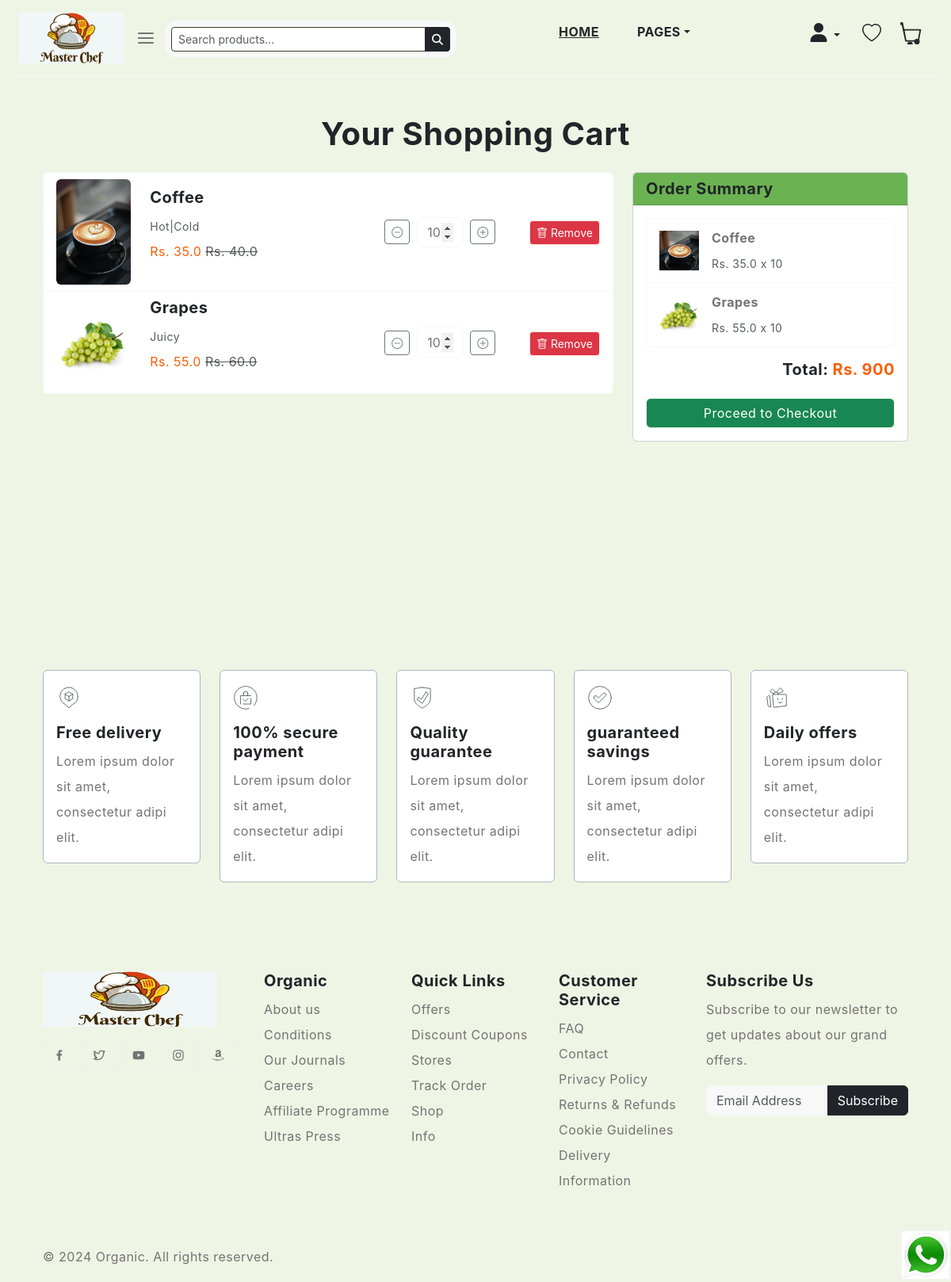
The app's page /cart/ (signed in) with its own data.
### FoodApp/models.py (models this page shows, shortened)
class Cart(models.Model):
    user =  models.ForeignKey(User,on_delete=models.CASCADE)
    Product = models.ForeignKey(Product,on_delete=models.CASCADE)
    product_qty = models.IntegerField(null=False,blank=False)
    created_at = models.DateTimeField(auto_now_add=True)

class Product(models.Model):
    category = models.ForeignKey(Category, on_delete=models.CASCADE)
    slug=models.CharField(max_length=150,null=False,blank=False)
    name=models.CharField(max_length=150,null=False,blank=False)
    product_image=models.ImageField(upload_to=get_image_path,null=True,blank=True)
    small_description=models.CharField(max_length= 250,null=False,blank=False)
    quantity=models.IntegerField(null=False,blank=False)
    descriptions=models.TextField(max_length= 500,null=False,blank=False)
    original_price=models.FloatField(null=False,blank=False)
    selling_price=models.FloatField(null=False,blank=False)
    status=models.BooleanField(default=False,help_text="0=default,1=Trending")
    trending=models.BooleanField(default=False,help_text="0=default,1=Trending")
    tag=models.CharField(max_length=150,null=False,blank=False)
    meta_title=models.CharField(max_length=150,null=False,blank=False)
    meta_keywords=models.CharField(max_length=150,null=False,blank=False)
    meta_description=models.TextField(max_length= 500,null=False,blank=False)
    created_at=models.DateTimeField(auto_now_add=True)

### FoodApp/views.py (the view)
# urls.py: path('cart/',views.cartview,name='cartview'),
@login_required
def cartview(request):
    cart = Cart.objects.filter(user=request.user)
    total_price = 0
    for item in cart:
        total_price = total_price + item.product_qty * item.Product.selling_price
    context ={
        'cart':cart,
        'total_price':total_price,
    }
    return render(request,'pages/cart.html',context)

### templates/pages/cart.html (shortened to what this page needs)
{% extends 'base.html' %}
{% block content %}
  <div class="container py-5 custom-padding">
    <h1 class="mb-4 text-center">Your Shopping Cart</h1>
    {% if cart %}
    <div class="row">
      <div class="col-md-8">
        <ul class="list-group mb-4">
          {% for item in cart %}
          <li class="list-group-item  prod_val">
            <div class="row align-items-center">
              <div class="col-md-2">
                <img src="{{ item.Product.product_image.url }}" alt="{{ item.Product.name }}" class="img-fluid rounded">
              </div>
              <div class="col-md-5">
                <h5>{{ item.Product.name }}</h5>
                <small class="text-muted">{{ item.Product.tag }}</small>
                <p class="text-danger">Rs. {{ item.Product.selling_price }} <del class="text-muted">Rs. {{ item.Product.original_price }}</del></p>
              </div>
              <div class="col-md-3 d-flex align-items-center">
                <button class="btn btn-outline-secondary btn-sm decrement-btn updateQuantity" data-id="{{ item.id }}">
                  <i class="bi bi-dash-circle"></i>
                </button>
                <input type="number" name="quantity" class="prodss form-control text-center mx-2 quantity-input"
                  value="{{ item.product_qty }}" min="1" style="width: 60px;" readonly />
                <button class="btn btn-outline-secondary btn-sm increment-btn updateQuantity" data-id="{{ item.id }}">
                  <i class="bi bi-plus-circle"></i>
                </button>
              </div>
              <div class="col-md-2 text-end">
                <button class="btn btn-danger btn-sm remove-btn" data-id="{{ item.id }}">
                  <i class="bi bi-trash"></i> Remove
                </button>
              </div>
            </div>
          </li>
          {% endfor %}
        </ul>
      </div>
      <div class="col-md-4">
        <div class="card">
            <div class="card-header bg-primary text-white">
                <h5 class="mb-0">Order Summary</h5>
            </div>
            <div class="card-body">
                <ul class="list-group mb-3">
                    {% for item in cart %}
                    <li class="list-group-item d-flex justify-content-between align-items-center">
                        <div class="d-flex align-items-center">
                            <img src="{{ item.Product.product_image.url }}" alt="{{ item.Product.name }}" class="product-img me-3" style="width: 50px; height: 50px; object-fit: cover;">
                            <div>
                                <p class="mb-0 fw-bold">{{ item.Product.name }}</p>
                                <small class="text-muted">Rs. {{ item.Product.selling_price }} x {{ item.product_qty }}</small>
                            </div>
                        </div>
                    </li>
                    {% endfor %}
                </ul>
                <h5 class="text-end">Total: <span class="fw-bold text-danger">Rs. {{ total_price|stringformat:'d' }}</span></h5>
                <a href="{% url 'checkout' %}" class="btn btn-success w-100 mt-3">Proceed to Checkout</a>
            </div>
        </div>
    </div>
    </div>
    {% else %}
    <p class="text-center text-muted">Your cart is empty. <a href="{% url 'categories' %}">Go shopping</a>.</p>
    {% endif %}
  </div>
{% endblock %}

### static/css/style.css (style rules this page uses)
body { --heading-font : "Inter", sans-serif; --bs-link-color: #333; --bs-link-hover-color:#333; --bs-link-color-rgb: 40,40,40; --bs-link-hover-color-rgb: 0,0,0; --bs-light-rgb: 248, 248, 248; --bs-font-sans-serif: "Inter", sans-serif; --bs-body-font-family: var(--bs-font-sans-serif); --bs-body-font-size: 1rem; --bs-body-font-weight: 400; --bs-body-line-height: 2; --bs-body-color: #747474; --bs-primary: #6BB252; --bs-primary-rgb: 107, 178, 82; --bs-secondary: #364127; --bs-secondary-rgb: 54, 65, 39; --bs-danger: #F95F09; --bs-danger-rgb: 249, 95, 9; --bs-success: #a3be4c; --bs-success-rgb: 163, 190, 76; --bs-primary-bg-subtle: #FFF9EB; --bs-success-bg-subtle: #eef5e5; --bs-border-color: #F7F7F7; }
.btn-success { --bs-btn-color: #222; --bs-btn-bg: #EEF5E4; --bs-btn-border-color: #EEF5E4; --bs-btn-hover-color: #222; --bs-btn-hover-bg: #9de3c2; --bs-btn-hover-border-color: #9de3c2; --bs-btn-focus-shadow-rgb: 60,153,110; --bs-btn-active-color: #222; --bs-btn-active-bg: #9de3c2; --bs-btn-active-border-color: #9de3c2; --bs-btn-active-shadow: inset 0 3px 5px rgba(0, 0, 0, 0.125); --bs-btn-disabled-color: #222; --bs-btn-disabled-bg: #EEF5E4; --bs-btn-disabled-border-color: #EEF5E4; }
.btn-danger { --bs-btn-color: #222; --bs-btn-bg: #FFEADA; --bs-btn-border-color: #FFEADA; --bs-btn-hover-color: #222; --bs-btn-hover-bg: #ecc9af; --bs-btn-hover-border-color: #ecc9af; --bs-btn-focus-shadow-rgb: 60,153,110; --bs-btn-active-color: #222; --bs-btn-active-bg: #ecc9af; --bs-btn-active-border-color: #ecc9af; --bs-btn-active-shadow: inset 0 3px 5px rgba(0, 0, 0, 0.125); --bs-btn-disabled-color: #222; --bs-btn-disabled-bg: #FFEADA; --bs-btn-disabled-border-color: #FFEADA; }
body { letter-spacing: 0.03em; }
h1,h2,h3,h4,h5,h6 { font-family: var(--heading-font); color: var(--bs-dark); font-weight: 700; }
.container, .container-fluid, .container-lg, .container-md, .container-sm, .container-xl, .container-xxl { --bs-gutter-x: 3rem; }

### templates/base.html (style rules this page uses)
.btn-danger { background-color: #dc3545 !important; color: white !important; }
.btn-success { background-color: #198754 !important; color: white !important; }
.custom-padding { margin-bottom: 12rem; }

### records on screen
Cart: Product.product_image (picture), Product.name "Coffee", Product.tag "Hot|Cold", Product.selling_price "35.0", Product.original_price "40.0", quantity "10", product_qty "10"
Cart: Product.product_image (picture), Product.name "Grapes", Product.tag "Juicy", Product.selling_price "55.0", Product.original_price "60.0", quantity "10", product_qty "10"

### other values on screen
{{ total_price|stringformat:'d' }} "900"
